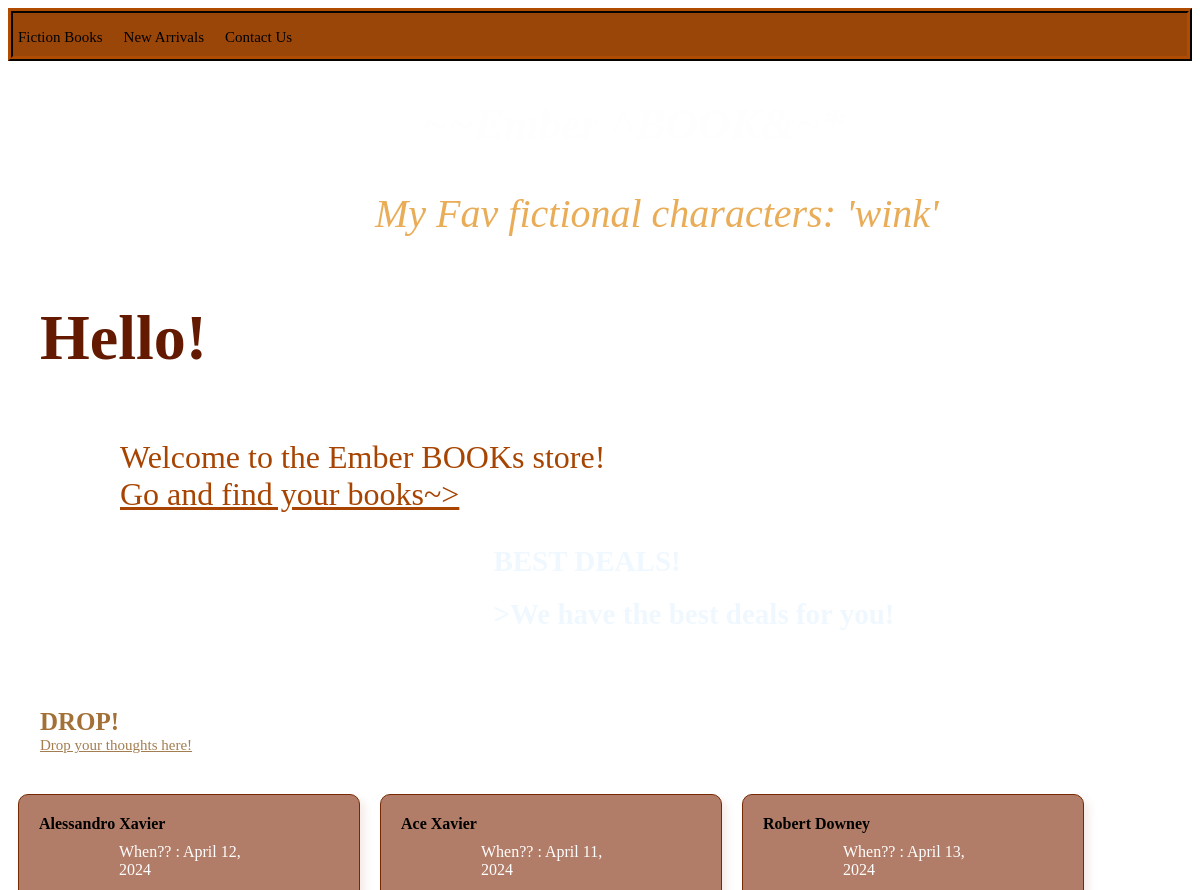
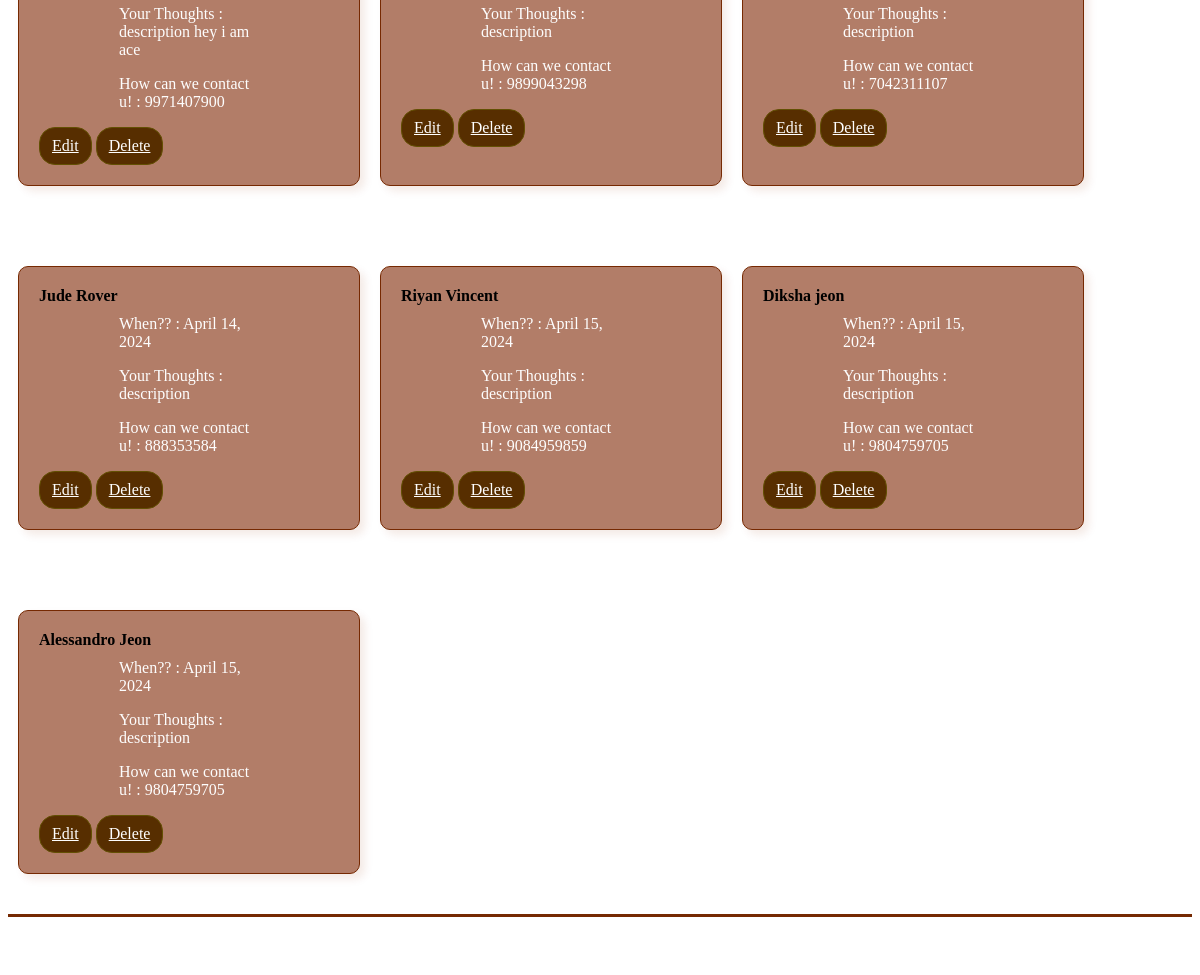
Before: / with the older database file (2 pictures, top to bottom).
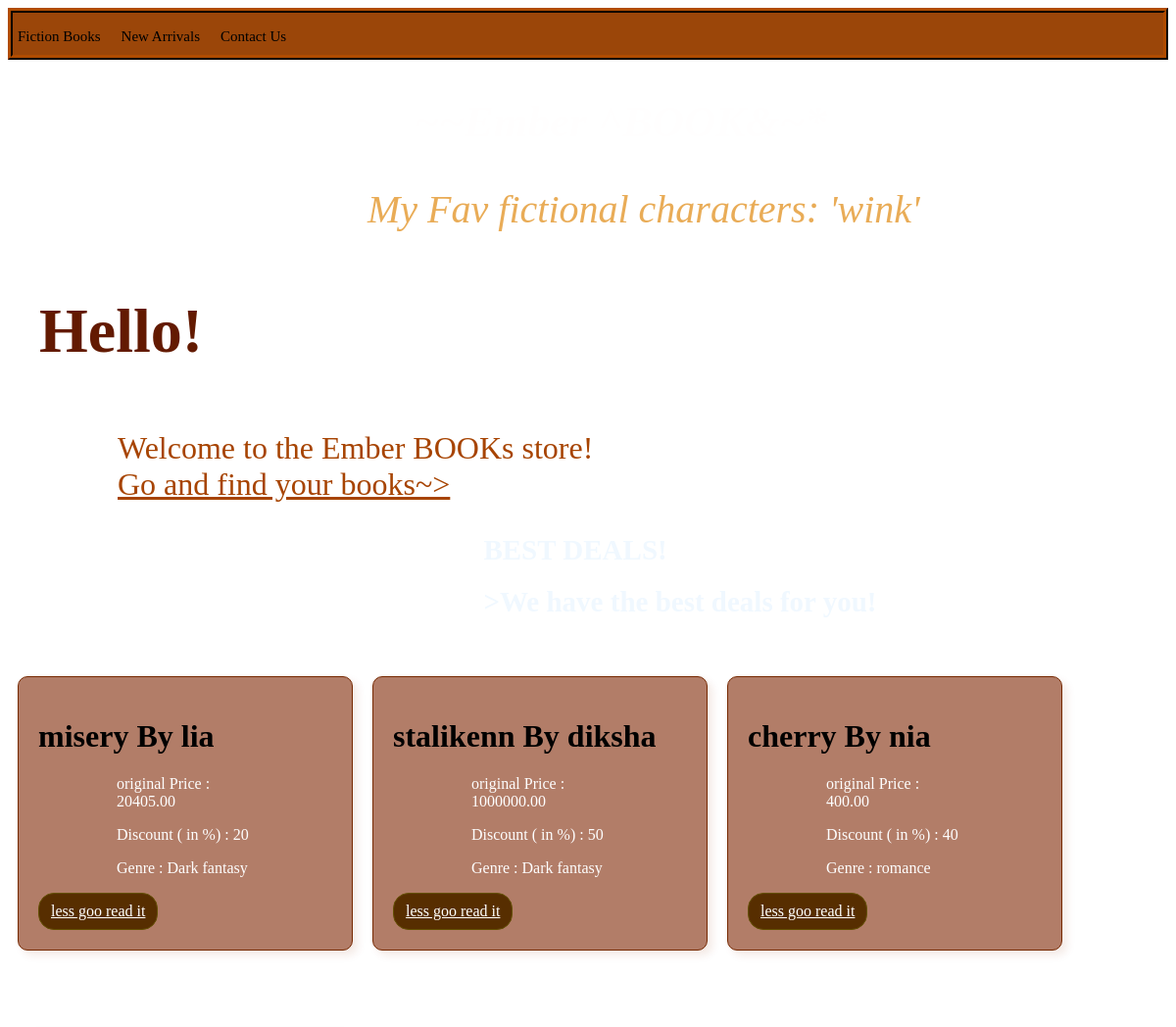
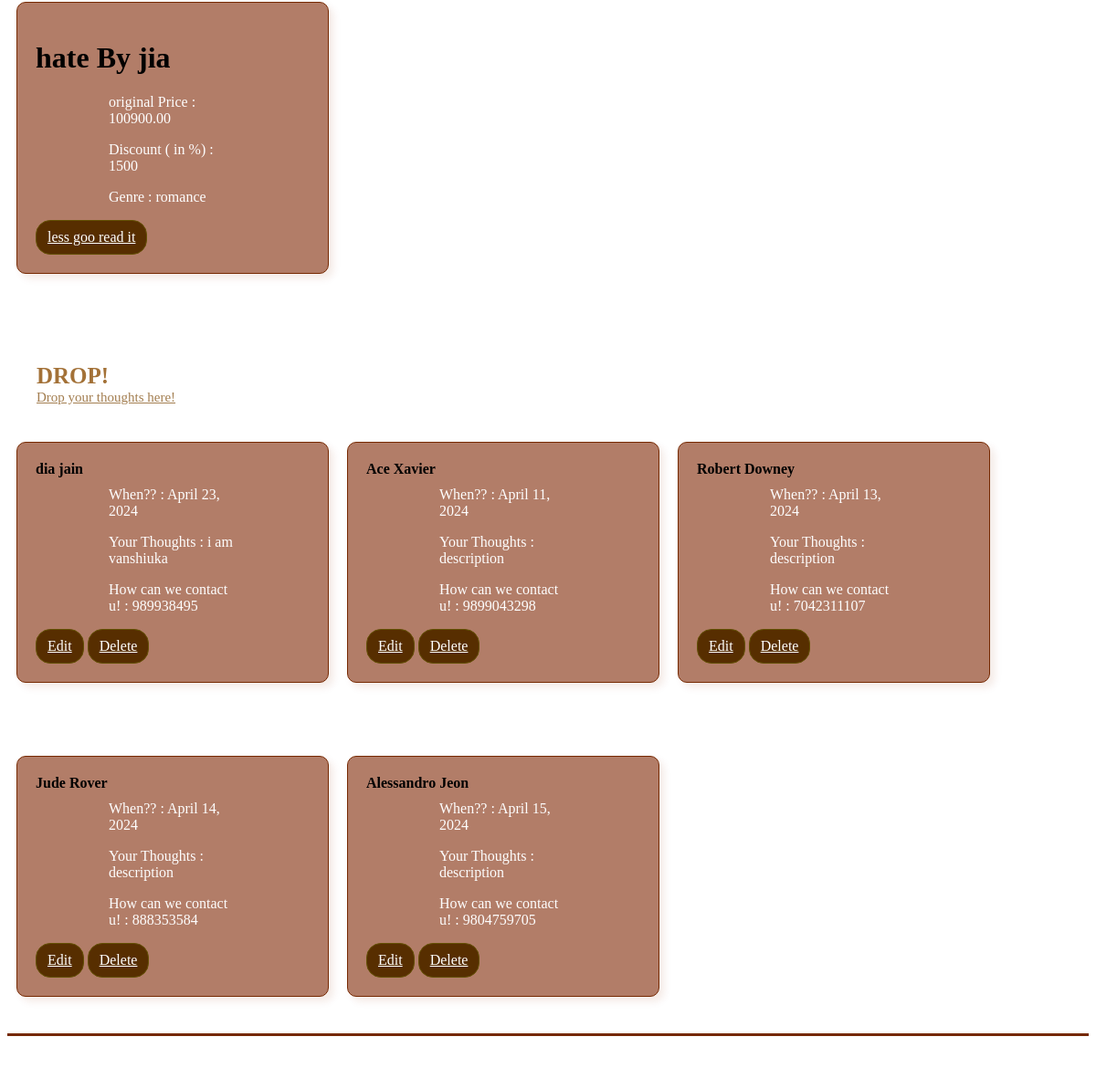
After: the same page with the newer database file (2 pictures, top to bottom).
### app/models.py (models this page shows, shortened)
class food(models.Model):
  firstname = models.CharField(max_length=255)
  lastname = models.CharField(max_length=255)
  about = models.CharField(max_length=300)
  phone = models.IntegerField(null=True)
  joined_date = models.DateField(null=True, blank=True)
  updated = models.DateTimeField(auto_now_add=True)
  created= models.DateTimeField(auto_now=True)
  class Meta:
      ordering=['-updated','-created']

class deals(models.Model):
   options = (
        ('horror', 'horror'),
        ('romance', 'romance'),
        ('crime', 'crime'),
        ('Dark fantasy','Dark fantasy'))
   title = models.CharField(max_length=200)
   author = models.CharField(max_length=100)
   published_date = models.DateField(null=True, blank=True)
   discount = models.IntegerField(null=True, blank=True)
   original_price = models.DecimalField(max_digits=10, decimal_places=2, null=True, blank=True)
   genre = models.TextField(max_length=300,choices=options)
   updated_at = models.DateTimeField(auto_now_add=True)
   created_at = models.DateTimeField(auto_now=True)
   class Meta:
        ordering = ['-updated_at', '-created_at']

### app/views.py (the view)
# urls.py: path('', views.home, name='home'),# to open the home page dztadisplay wala template
def home(request):
  mymembers = food.objects.all()
  template = loader.get_template('datadisplay.html')
  deal= deals.objects.all()
  context = {
    'mymembers': mymembers,
    'deal':deal,
  }
  return HttpResponse(template.render(context, request))

### app/templates/datadisplay.html (shortened to what this page needs)
<!DOCTYPE html>
<html lang="en">
<head>
</head>
<body>
{% extends 'main.html' %}
{% block content %}
<div class="ember">
  <h2>~~Ember ^BOOK&~*</h2>
</div>
<div class="header">
  <p>My Fav fictional characters: 'wink'</p></div>
<div class="content"><h3>Hello!</h3>
  <p>Welcome to the Ember BOOKs store!<br>
  <u>Go and find your books~></u></p>
</div>
<div class="deals">
  <h1>BEST DEALS!<h1>
  <p><marquee behavior="scroll" direction="left">>We have the best deals for you!</marquee></p></div>
<div class="card-container">
  <ul>
    {% for deals in deal %}
            <li class="card">
                 <h1>{{ deals.title }} By {{ deals.author }}</h1>
                   <p>original Price : {{ deals.original_price}}</p>
                   <p>Discount ( in %) : {{ deals.discount}}</p>
                 <p>Genre : {{ deals.genre }}</p>
                  <a href="">less goo read it</a>
            </li>
    {% endfor %}
        </ul>
</div>
<div class="content">
   <h6>DROP!</h6>
  <a href = "{% url 'create-room' %}">Drop your thoughts here!</a></div>
 <div class="card-container">
  <ul>
    {% for x in mymembers %}
      <li class="card"><b>{{x.firstname}} {{x.lastname}}</b>
      <p>When?? : {{x.joined_date}}</p>
      <p>Your Thoughts : {{x.about}}</p>
      <p>How can we contact u! : {{x.phone}}</p>
      <a href="{% url 'update-room' x.id %}">Edit</a>
      <a href="{% url 'delete-room' x.id %}">Delete</a>
    </li>
    {% endfor %}
  </ul>
</div>
<div class ='footer'>
  <footer>
    <p>&copy;2024 Ember BOOKs</p>
  </footer>
</div>
{% endblock %}

### app/templates/main.html (shortened to what this page needs)
<!DOCTYPE html>
<html lang="en">
<head>
</head>
<body>
    {% include 'navbar.html' %}
    {% block content %}
    {% endblock content %}
</body>
</html>

### app/templates/navbar.html (shortened to what this page needs)
<!DOCTYPE html>
<html>
<head>
<body>
<div class="navbar">
<nav>
  <ul>
    <li><a href="fictions">Fiction Books</a></li>
    <li><a href="books">New Arrivals</a></li>
    <li><a href="aboutus">Contact Us</a></li>
</ul>
</nav>
</div>
</body>
</head>
</html>

### app/templates/datadisplay.html (style rules this page uses)
body { background-image: url('https://cdn.broadsheet.com.au/cache/80/10/8010a70e804feb79df77308109dd2da5.jpg'); background-size:contain; backdrop-filter: blur(3px); }
.card a { display: inline-block; padding: 0.375rem 0.75rem; margin: 0; background-color: #572e00; border:0.9px solid #635003; border-radius:1rem; font-size: 1rem; line-height: 1.5; color: #fff; }
.content a { color:#a37e50; font-size:15PX; display:inline-block; }
.content h6 { font-size:25px; margin-bottom: 0; color:#a37137; font-family: cursive; }
.header p { font-style:italic; font-size:40px; color: #e9ac57; margin-left:31%; }
.deals { margin-left:41%; }
.deals h1 { font-size:29px; color:aliceblue; }
.deals p { font-size:15px; color:aliceblue; }

### app/templates/navbar.html (style rules this page uses)
.ember { color:rgb(255, 254, 254); font-size:30px; margin-left:35%; font-style:italic; }
.navbar ul { font-size:21px; list-style-type:none; overflow:hidden; background-color: rgb(155, 70, 9); border: 5px; border-style:ridge; border-color: rgb(92, 40, 1); margin:0; padding:0; }
.navbar ul li { float:left; font-size:15px; padding:5px; }
.navbar ul li a { display: block; color: rgb(0, 0, 0); text-align: center; padding:11px 11px 5px 0px; text-decoration:double; }
.card-container ul { padding:0; margin:0; display: flex; flex-wrap: wrap; }
.card { margin: 10px; }
.card { list-style-type:none; margin-top:40px; margin-bottom: 40px; width: 300px; background-color: #8a3a1aa8; border: 1px solid #762902; border-radius: 10px; padding: 20px; box-shadow: 5px 5px 8px rgba(146, 51, 4, 0.1); }
.card p { margin-top:10px; color:rgb(254, 254, 254); }
.footer { padding:1rem 0; text-align: center; border-top: 3px solid #752902; justify-content:flex-end; }
.footer p { margin: 0; color:rgb(255, 255, 255); margin-bottom: 0; }
.content { position:center; left: 79px; top: 270px; margin-top: 40px; margin-left:2rem; text-align: centre; justify-content:center; font:"underlined"; }
.content h3 { font-size:4rem; color:rgb(99, 26, 1); }
.content p { font-size:2rem; color:#a74402; }
body p { font-family:lucida; color:rgb(7, 7, 7); font-size:1rem; margin-right: 5rem; margin-left: 5rem; }

Changed rows visible on the page:
removed food: firstname "Alessandro", lastname "Xavier", joined_date "April 12, 2024", about "description hey i am ace", phone "9971407900"
removed food: firstname "Riyan", lastname "Vincent", joined_date "April 15, 2024", about "description", phone "9084959859"
removed food: firstname "Diksha", lastname "jeon", joined_date "April 15, 2024", about "description", phone "9804759705"
added deals: title "misery", author "lia", original_price "20405.00", discount "20", genre "Dark fantasy"
added deals: title "stalikenn", author "diksha", original_price "1000000.00", discount "50", genre "Dark fantasy"
added deals: title "cherry", author "nia", original_price "400.00", discount "40", genre "romance"
added deals: title "hate", author "jia", original_price "100900.00", discount "1500", genre "romance"
added food: firstname "dia", lastname "jain", joined_date "April 23, 2024", about "i am vanshiuka", phone "989938495"
